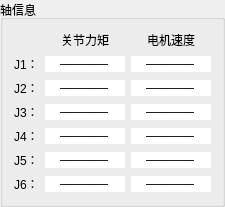
      <widget class="QGroupBox" name="groupBox_6">
       <property name="sizePolicy">
        <sizepolicy hsizetype="Preferred" vsizetype="Preferred">
         <horstretch>0</horstretch>
         <verstretch>0</verstretch>
        </sizepolicy>
       </property>
       <property name="title">
        <string>轴信息</string>
       </property>
       <layout class="QGridLayout" name="gridLayout">
        <item row="4" column="1">
         <widget class="QLineEdit" name="LB_force4">
          <property name="enabled">
           <bool>true</bool>
          </property>
          <property name="sizePolicy">
           <sizepolicy hsizetype="Preferred" vsizetype="Fixed">
            <horstretch>0</horstretch>
            <verstretch>0</verstretch>
           </sizepolicy>
          </property>
          <property name="maximumSize">
           <size>
            <width>80</width>
            <height>16777215</height>
           </size>
          </property>
          <property name="styleSheet">
           <string notr="true">QLineEdit{
border-width:0;
border-style:outset;
background-color:#ffffff;
}</string>
          </property>
          <property name="text">
           <string>————</string>
          </property>
          <property name="maxLength">
           <number>9</number>
          </property>
          <property name="frame">
           <bool>true</bool>
          </property>
          <property name="alignment">
           <set>Qt::AlignCenter</set>
          </property>
          <property name="readOnly">
           <bool>true</bool>
          </property>
         </widget>
        </item>
        <item row="3" column="1">
         <widget class="QLineEdit" name="LB_force3">
          <property name="enabled">
           <bool>true</bool>
          </property>
          <property name="sizePolicy">
           <sizepolicy hsizetype="Preferred" vsizetype="Fixed">
            <horstretch>0</horstretch>
            <verstretch>0</verstretch>
           </sizepolicy>
          </property>
          <property name="maximumSize">
           <size>
            <width>80</width>
            <height>16777215</height>
           </size>
          </property>
          <property name="styleSheet">
           <string notr="true">QLineEdit{
border-width:0;
border-style:outset;
background-color:#ffffff;
}</string>
          </property>
          <property name="text">
           <string>————</string>
          </property>
          <property name="maxLength">
           <number>9</number>
          </property>
          <property name="frame">
           <bool>true</bool>
          </property>
          <property name="alignment">
           <set>Qt::AlignCenter</set>
          </property>
          <property name="readOnly">
           <bool>true</bool>
          </property>
         </widget>
        </item>
        <item row="6" column="1">
         <widget class="QLineEdit" name="LB_force6">
          <property name="enabled">
           <bool>true</bool>
          </property>
          <property name="sizePolicy">
           <sizepolicy hsizetype="Preferred" vsizetype="Fixed">
            <horstretch>0</horstretch>
            <verstretch>0</verstretch>
           </sizepolicy>
          </property>
          <property name="maximumSize">
           <size>
            <width>80</width>
            <height>16777215</height>
           </size>
          </property>
          <property name="styleSheet">
           <string notr="true">QLineEdit{
border-width:0;
border-style:outset;
background-color:#ffffff;
}</string>
          </property>
          <property name="text">
           <string>————</string>
          </property>
          <property name="maxLength">
           <number>9</number>
          </property>
          <property name="frame">
           <bool>true</bool>
          </property>
          <property name="alignment">
           <set>Qt::AlignCenter</set>
          </property>
          <property name="readOnly">
           <bool>true</bool>
          </property>
         </widget>
        </item>
        <item row="5" column="1">
         <widget class="QLineEdit" name="LB_force5">
          <property name="enabled">
           <bool>true</bool>
          </property>
          <property name="sizePolicy">
           <sizepolicy hsizetype="Preferred" vsizetype="Fixed">
            <horstretch>0</horstretch>
            <verstretch>0</verstretch>
           </sizepolicy>
          </property>
          <property name="maximumSize">
           <size>
            <width>80</width>
            <height>16777215</height>
           </size>
          </property>
          <property name="styleSheet">
           <string notr="true">QLineEdit{
border-width:0;
border-style:outset;
background-color:#ffffff;
}</string>
          </property>
          <property name="text">
           <string>————</string>
          </property>
          <property name="maxLength">
           <number>9</number>
          </property>
          <property name="frame">
           <bool>true</bool>
          </property>
          <property name="alignment">
           <set>Qt::AlignCenter</set>
          </property>
          <property name="readOnly">
           <bool>true</bool>
          </property>
         </widget>
        </item>
        <item row="2" column="1">
         <widget class="QLineEdit" name="LB_force2">
          <property name="enabled">
           <bool>true</bool>
          </property>
          <property name="sizePolicy">
           <sizepolicy hsizetype="Preferred" vsizetype="Fixed">
            <horstretch>0</horstretch>
            <verstretch>0</verstretch>
           </sizepolicy>
          </property>
          <property name="maximumSize">
           <size>
            <width>80</width>
            <height>16777215</height>
           </size>
          </property>
          <property name="styleSheet">
           <string notr="true">QLineEdit{
border-width:0;
border-style:outset;
background-color:#ffffff;
}</string>
          </property>
          <property name="text">
           <string>————</string>
          </property>
          <property name="maxLength">
           <number>9</number>
          </property>
          <property name="frame">
           <bool>true</bool>
          </property>
          <property name="alignment">
           <set>Qt::AlignCenter</set>
          </property>
          <property name="readOnly">
           <bool>true</bool>
          </property>
         </widget>
        </item>
        <item row="0" column="2">
         <widget class="QLabel" name="label_16">
          <property name="sizePolicy">
           <sizepolicy hsizetype="Preferred" vsizetype="Fixed">
            <horstretch>0</horstretch>
            <verstretch>0</verstretch>
           </sizepolicy>
          </property>
          <property name="text">
           <string>电机速度</string>
          </property>
          <property name="alignment">
           <set>Qt::AlignCenter</set>
          </property>
         </widget>
        </item>
        <item row="1" column="0">
         <widget class="QLabel" name="label_8">
          <property name="sizePolicy">
           <sizepolicy hsizetype="Fixed" vsizetype="Preferred">
            <horstretch>0</horstretch>
            <verstretch>0</verstretch>
           </sizepolicy>
          </property>
          <property name="text">
           <string>J1：</string>
          </property>
         </widget>
        </item>
        <item row="5" column="0">
         <widget class="QLabel" name="label_12">
          <property name="sizePolicy">
           <sizepolicy hsizetype="Fixed" vsizetype="Preferred">
            <horstretch>0</horstretch>
            <verstretch>0</verstretch>
           </sizepolicy>
          </property>
          <property name="text">
           <string>J5：</string>
          </property>
         </widget>
        </item>
        <item row="4" column="0">
         <widget class="QLabel" name="label_11">
          <property name="sizePolicy">
           <sizepolicy hsizetype="Fixed" vsizetype="Preferred">
            <horstretch>0</horstretch>
            <verstretch>0</verstretch>
           </sizepolicy>
          </property>
          <property name="text">
           <string>J4：</string>
          </property>
         </widget>
        </item>
        <item row="6" column="0">
         <widget class="QLabel" name="label_13">
          <property name="sizePolicy">
           <sizepolicy hsizetype="Fixed" vsizetype="Preferred">
            <horstretch>0</horstretch>
            <verstretch>0</verstretch>
           </sizepolicy>
          </property>
          <property name="text">
           <string>J6：</string>
          </property>
         </widget>
        </item>
        <item row="2" column="0">
         <widget class="QLabel" name="label_9">
          <property name="sizePolicy">
           <sizepolicy hsizetype="Fixed" vsizetype="Preferred">
            <horstretch>0</horstretch>
            <verstretch>0</verstretch>
           </sizepolicy>
          </property>
          <property name="text">
           <string>J2：</string>
          </property>
         </widget>
        </item>
        <item row="3" column="0">
         <widget class="QLabel" name="label_10">
          <property name="sizePolicy">
           <sizepolicy hsizetype="Fixed" vsizetype="Preferred">
            <horstretch>0</horstretch>
            <verstretch>0</verstretch>
           </sizepolicy>
          </property>
          <property name="text">
           <string>J3：</string>
          </property>
         </widget>
        </item>
        <item row="0" column="1">
         <widget class="QLabel" name="label_15">
          <property name="sizePolicy">
           <sizepolicy hsizetype="Preferred" vsizetype="Fixed">
            <horstretch>0</horstretch>
            <verstretch>0</verstretch>
           </sizepolicy>
          </property>
          <property name="text">
           <string>关节力矩</string>
          </property>
          <property name="alignment">
           <set>Qt::AlignCenter</set>
          </property>
         </widget>
        </item>
        <item row="1" column="1">
         <widget class="QLineEdit" name="LB_force1">
          <property name="enabled">
           <bool>true</bool>
          </property>
          <property name="sizePolicy">
           <sizepolicy hsizetype="Preferred" vsizetype="Fixed">
            <horstretch>0</horstretch>
            <verstretch>0</verstretch>
           </sizepolicy>
          </property>
          <property name="maximumSize">
           <size>
            <width>80</width>
            <height>16777215</height>
           </size>
          </property>
          <property name="styleSheet">
           <string notr="true">QLineEdit{
border-width:0;
border-style:outset;
background-color:#ffffff;
}</string>
          </property>
          <property name="text">
           <string>————</string>
          </property>
          <property name="maxLength">
           <number>9</number>
          </property>
          <property name="frame">
           <bool>true</bool>
          </property>
          <property name="alignment">
           <set>Qt::AlignCenter</set>
          </property>
          <property name="readOnly">
           <bool>true</bool>
          </property>
         </widget>
        </item>
        <item row="1" column="2">
         <widget class="QLineEdit" name="LB_speed1">
          <property name="enabled">
           <bool>true</bool>
          </property>
          <property name="sizePolicy">
           <sizepolicy hsizetype="Preferred" vsizetype="Fixed">
            <horstretch>0</horstretch>
            <verstretch>0</verstretch>
           </sizepolicy>
          </property>
          <property name="maximumSize">
           <size>
            <width>80</width>
            <height>16777215</height>
           </size>
          </property>
          <property name="styleSheet">
           <string notr="true">QLineEdit{
border-width:0;
border-style:outset;
background-color:#ffffff;
}</string>
          </property>
          <property name="text">
           <string>————</string>
          </property>
          <property name="maxLength">
           <number>9</number>
          </property>
          <property name="frame">
           <bool>true</bool>
          </property>
          <property name="alignment">
           <set>Qt::AlignCenter</set>
          </property>
          <property name="readOnly">
           <bool>true</bool>
          </property>
         </widget>
        </item>
        <item row="2" column="2">
         <widget class="QLineEdit" name="LB_speed2">
          <property name="enabled">
           <bool>true</bool>
          </property>
          <property name="sizePolicy">
           <sizepolicy hsizetype="Preferred" vsizetype="Fixed">
            <horstretch>0</horstretch>
            <verstretch>0</verstretch>
           </sizepolicy>
          </property>
          <property name="maximumSize">
           <size>
            <width>80</width>
            <height>16777215</height>
           </size>
          </property>
          <property name="styleSheet">
           <string notr="true">QLineEdit{
border-width:0;
border-style:outset;
background-color:#ffffff;
}</string>
          </property>
          <property name="text">
           <string>————</string>
          </property>
          <property name="maxLength">
           <number>9</number>
          </property>
          <property name="frame">
           <bool>true</bool>
          </property>
          <property name="alignment">
           <set>Qt::AlignCenter</set>
          </property>
          <property name="readOnly">
           <bool>true</bool>
          </property>
         </widget>
        </item>
        <item row="4" column="2">
         <widget class="QLineEdit" name="LB_speed4">
          <property name="enabled">
           <bool>true</bool>
          </property>
          <property name="sizePolicy">
           <sizepolicy hsizetype="Preferred" vsizetype="Fixed">
            <horstretch>0</horstretch>
            <verstretch>0</verstretch>
           </sizepolicy>
          </property>
          <property name="maximumSize">
           <size>
            <width>80</width>
            <height>16777215</height>
           </size>
          </property>
          <property name="styleSheet">
           <string notr="true">QLineEdit{
border-width:0;
border-style:outset;
background-color:#ffffff;
}</string>
          </property>
          <property name="text">
           <string>————</string>
          </property>
          <property name="maxLength">
           <number>9</number>
          </property>
          <property name="frame">
           <bool>true</bool>
          </property>
          <property name="alignment">
           <set>Qt::AlignCenter</set>
          </property>
          <property name="readOnly">
           <bool>true</bool>
          </property>
         </widget>
        </item>
        <item row="3" column="2">
         <widget class="QLineEdit" name="LB_speed3">
          <property name="enabled">
           <bool>true</bool>
          </property>
          <property name="sizePolicy">
           <sizepolicy hsizetype="Preferred" vsizetype="Fixed">
            <horstretch>0</horstretch>
            <verstretch>0</verstretch>
           </sizepolicy>
          </property>
          <property name="maximumSize">
           <size>
            <width>80</width>
            <height>16777215</height>
           </size>
          </property>
          <property name="styleSheet">
           <string notr="true">QLineEdit{
border-width:0;
border-style:outset;
background-color:#ffffff;
}</string>
          </property>
          <property name="text">
           <string>————</string>
          </property>
          <property name="maxLength">
           <number>9</number>
          </property>
          <property name="frame">
           <bool>true</bool>
          </property>
          <property name="alignment">
           <set>Qt::AlignCenter</set>
          </property>
          <property name="readOnly">
           <bool>true</bool>
          </property>
         </widget>
        </item>
        <item row="5" column="2">
         <widget class="QLineEdit" name="LB_speed5">
          <property name="enabled">
           <bool>true</bool>
          </property>
          <property name="sizePolicy">
           <sizepolicy hsizetype="Preferred" vsizetype="Fixed">
            <horstretch>0</horstretch>
            <verstretch>0</verstretch>
           </sizepolicy>
          </property>
          <property name="maximumSize">
           <size>
            <width>80</width>
            <height>16777215</height>
           </size>
          </property>
          <property name="styleSheet">
           <string notr="true">QLineEdit{
border-width:0;
border-style:outset;
background-color:#ffffff;
}</string>
          </property>
          <property name="text">
           <string>————</string>
          </property>
          <property name="maxLength">
           <number>9</number>
          </property>
          <property name="frame">
           <bool>true</bool>
          </property>
          <property name="alignment">
           <set>Qt::AlignCenter</set>
          </property>
          <property name="readOnly">
           <bool>true</bool>
          </property>
         </widget>
        </item>
        <item row="6" column="2">
         <widget class="QLineEdit" name="LB_speed6">
          <property name="enabled">
           <bool>true</bool>
          </property>
          <property name="sizePolicy">
           <sizepolicy hsizetype="Preferred" vsizetype="Fixed">
            <horstretch>0</horstretch>
            <verstretch>0</verstretch>
           </sizepolicy>
          </property>
          <property name="maximumSize">
           <size>
            <width>80</width>
            <height>16777215</height>
           </size>
          </property>
          <property name="styleSheet">
           <string notr="true">QLineEdit{
border-width:0;
border-style:outset;
background-color:#ffffff;
}</string>
          </property>
          <property name="text">
           <string>————</string>
          </property>
          <property name="maxLength">
           <number>9</number>
          </property>
          <property name="frame">
           <bool>true</bool>
          </property>
          <property name="alignment">
           <set>Qt::AlignCenter</set>
          </property>
          <property name="readOnly">
           <bool>true</bool>
          </property>
         </widget>
        </item>
       </layout>
      </widget>
